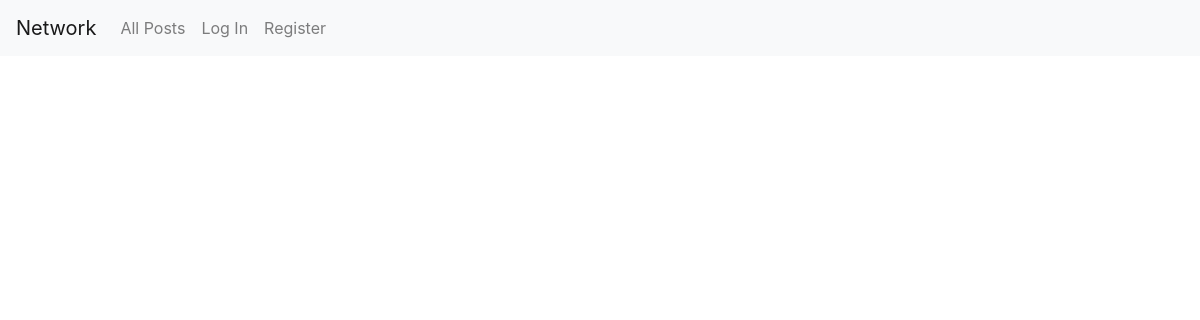
/, run on an earlier commit of the app's database.
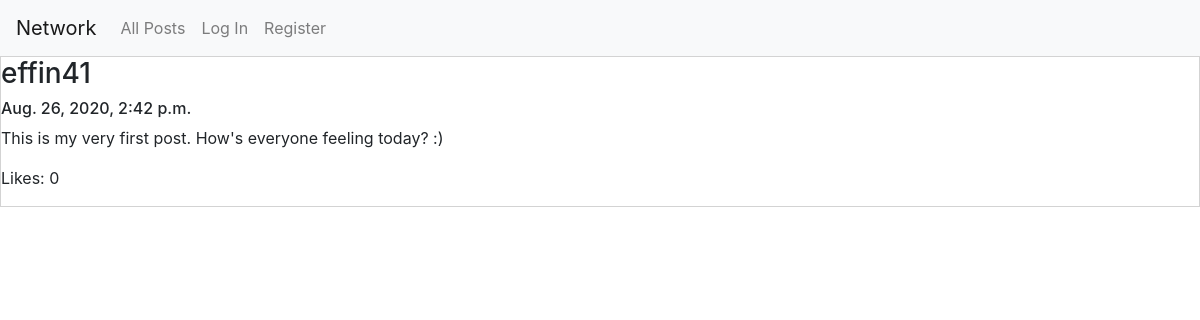
And on a later commit of the database.
### network/models.py (models this page shows)
class Post(models.Model):
    owner = models.ForeignKey(User, on_delete=models.CASCADE)
    content = models.CharField(max_length = 280)
    likes = models.IntegerField(default = 0)
    timestamp = models.DateTimeField()

class User(AbstractUser):
    pass

### network/views.py (the view)
# urls.py: path("", views.index, name="index"),
def index(request):
    now = datetime.datetime.now()
    newPostForm = PostForm(initial = {'owner': request.user, 'likes': 0, 'timestamp': now})
    posts = Post.objects.all()
    posts = posts.order_by("-timestamp").all()
    context = {'form': newPostForm, 'posts': posts}
    return render(request, "network/index.html", context)

### network/templates/network/index.html (shortened to what this page needs)
{% extends "network/layout.html" %}
{% block body %}
<div id="post-view">
    {% for post in posts %}
        <div style="border: 1px solid lightgray;">
            <h3>{{post.owner}}</h3>
            <h6>{{post.timestamp}}</h6>
            <p>{{post.content}}</p>
            <p>Likes: {{post.likes}}</p>
        </div>
    {% endfor %}
{% endblock %}

What changed in the data, as far as the page shows it:
added Post: owner "effin41", timestamp "Aug. 26, 2020, 2:42 p.m.", content "This is my very first post. How's everyone feeling today? :)", likes "0"
